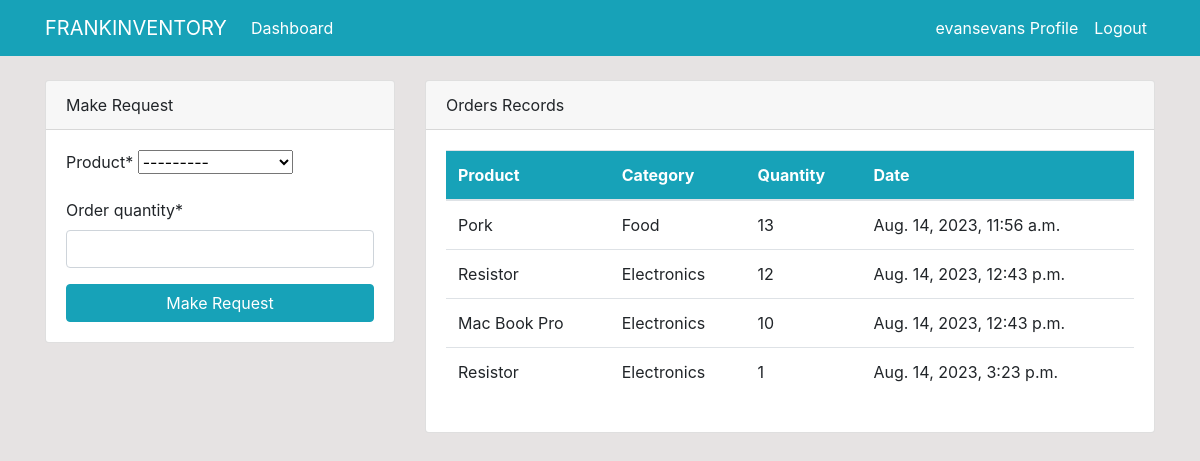
The page /dashboard/ (signed in) on the database its author committed.
### dashboard/models.py (models this page shows, shortened)
class Order(models.Model):
	product = models.ForeignKey(Product, on_delete=models.CASCADE, null=True)
	staff = models.ForeignKey(User, on_delete=models.CASCADE, null=True)
	order_quantity = models.PositiveIntegerField(null=True)
	date = models.DateTimeField(auto_now_add=True)

class Product(models.Model):
	name = models.CharField(max_length=100, null=True)
	category = models.CharField(max_length=20, choices=CATEGORY, null=True)
	quantity = models.PositiveIntegerField(null=True)
	class Meta:
		verbose_name_plural = 'Product'
	def __str__(self):
		return f'{self.name}-{self.quantity}'

### dashboard/views.py (the view)
# urls.py: path('dashboard/', views.index, name='dashboard-index'),
@login_required(login_url='user-login')
def index(request):
	orders = Order.objects.all()
	products = Product.objects.all()
	workers_count = User.objects.all().count()
	items_count = Product.objects.all().count()
	orders_count = Order.objects.all().count()
	if request.method == 'POST':
		form = OrderForm(request.POST)
		if form.is_valid():
			instance = form.save(commit=False) # we need to pause and associate a user
			instance.staff  = request.user
			instance.save()
			return redirect('dashboard-index')
	else:
		form = OrderForm()
	context = {
		'orders': orders,
		'form': form,
		'products':products,
		'workers_count': workers_count,
		'items_count': items_count,
		'orders_count': orders_count,
	}
	return render(request, 'dashboard/index.html', context)

### dashboard/forms.py
class OrderForm(forms.ModelForm):
	class Meta:
		model = Order
		fields = ['product', 'order_quantity']

### templates/dashboard/index.html (shortened to what this page needs)
{% extends 'partials/base.html' %}
{% block content %}
{% if user.is_authenticated and user.is_staff and user.is_superuser %}
{% include 'partials/topnav.html' %}
<div class='container'>
	<div class="row ">
	    <div class="col-md-6 my-4">
	        <div class="bg-white">
	            <div class="card-body">
	                <canvas id="myChart1" width="400" height="300"></canvas>
	                <script>
	                    var ctx = document.getElementById('myChart1').getContext('2d');
	                    var myChart1 = new Chart(ctx, {
	                        type: 'pie',
	                        data: {
	                            labels: [{% for order in orders %}  '{{order.product.name}}', {% endfor %}],
	                    datasets: [{
	                        label: 'Orders',
	                        data: [{% for order in orders %} {{order.order_quantity}}, {% endfor %}],
	                        backgroundColor: [
	                            'rgba(255, 99, 132, 1)',
	                            'rgba(54, 162, 235, 1)',
	                            'rgba(255, 206, 86, 1)',
	                            'rgba(75, 192, 192, 1)',
	                            'rgba(153, 102, 255, 1)',
	                            'rgba(255, 150, 64, 1)',
	                            'rgba(25, 99, 132, 1)',
	                            'rgba(54, 162, 235, 1)',
	                            'rgba(255, 26, 86, 1)',
	                            'rgba(175, 19, 19, 1)',
	                            'rgba(153, 12, 255, 1)',
	                            'rgba(25, 159, 64, 1)',
	                        ],
	                            borderColor: [
	                                'rgba(255, 99, 132, 1)',
	                                'rgba(54, 162, 235, 1)',
	                                'rgba(255, 206, 86, 1)',
	                                'rgba(75, 192, 192, 1)',
	                                'rgba(153, 102, 255, 1)',
	                                'rgba(255, 159, 64, 1)',
	                                'rgba(25, 99, 132, 1)',
	                            	'rgba(54, 162, 235, 1)',
	                            	'rgba(255, 26, 86, 1)',
	                            	'rgba(175, 19, 19, 1)',
	                            	'rgba(153, 12, 255, 1)',
	                            	'rgba(25, 159, 64, 1)',
	                            ],
	                                borderWidth: 1
	                    }]
	                        },
	                    options: {
	                        scales: {
	                            yAxes: [{
	                                ticks: {
	                                    beginAtZero: true
	                                }
	                            }]
	                        }
	                    }
	                    });
	                </script>
	            </div>
	        </div>
	    </div>
	    <div class="col-md-6 my-4">
	        <div class="bg-white">
	            <div class="card-body">
	                <canvas id="myChart" width="400" height="300"></canvas>
	                <script>
	                    var ctx = document.getElementById('myChart').getContext('2d');
	                    var myChart = new Chart(ctx, {
	                        type: 'bar',
	                        data: {
	                            labels:  [{% for product in products %} '{{product.name}}', {% endfor %}],
	                    datasets: [{
	                        label: 'Product',
	                        data: [{% for product in products %} {{product.quantity}}, {% endfor %}],
	                        backgroundColor: [
								'rgba(255, 99, 132, 1)',
	                            'rgba(54, 162, 235, 1)',
	                            'rgba(255, 206, 86, 1)',
	                            'rgba(75, 192, 192, 1)',
	                            'rgba(153, 102, 255, 1)',
	                            'rgba(255, 150, 64, 1)',
	                            'rgba(25, 99, 132, 1)',
	                            'rgba(54, 162, 235, 1)',
	                            'rgba(255, 26, 86, 1)',
	                            'rgba(255, 99, 132, 1)',
	                            'rgba(54, 162, 235, 1)',
	                            'rgba(255, 206, 86, 1)',
	                            'rgba(75, 192, 192, 1)',
	                            'rgba(153, 102, 255, 1)',
	                            'rgba(255, 159, 64, 1)',
	                        ],
	                            borderColor: [
								'rgba(255, 99, 132, 1)',
	                            'rgba(54, 162, 235, 1)',
	                            'rgba(255, 206, 86, 1)',
	                            'rgba(75, 192, 192, 1)',
	                            'rgba(153, 102, 255, 1)',
	                            'rgba(255, 150, 64, 1)',
	                            'rgba(25, 99, 132, 1)',
	                            'rgba(54, 162, 235, 1)',
	                            'rgba(255, 26, 86, 1)',
	                            'rgba(255, 99, 132, 1)',
	                            'rgba(54, 162, 235, 1)',
	                            'rgba(255, 206, 86, 1)',
	                            'rgba(75, 192, 192, 1)',
	                            'rgba(153, 102, 255, 1)'
	                            ],
	                                borderWidth: 1
	                    }]
	                        },
	                    options: {
	                        scales: {
	                            yAxes: [{
	                                ticks: {
	                                    beginAtZero: true
	                                }
	                            }]
	                        }
	                    }
	                    });
	                </script>
	            </div>
	        </div>
	    </div>
	</div>
</div>
{% else %}
	{% include 'dashboard/staff_index.html' %}
{% endif %}
{% endblock %}

### templates/partials/nav.html (shortened to what this page needs)
<nav class="navbar navbar-expand-lg navbar-info bg-info">
    <div class="container">
        {% if user.is_authenticated %}
        <a class="navbar-brand text-white" href="{% url 'dashboard-index' %}">FRANKINVENTORY</a>
        <div class="collapse navbar-collapse" id="navbarSupportedContent">
            <ul class="navbar-nav mr-auto">
                <li class="nav-item active">
                    <a class="nav-link text-white" href="{% url 'dashboard-index' %}">Dashboard </a>
                </li>
            </ul>
            <ul class="navbar-nav ml-auto">
                <li class="nav-item active">
                    <a class="nav-link text-white" href="{% url 'user-profile' %}"> {{user.username}} Profile
                        <span class="sr-only">(current)</span></a>
                </li>
                <li class="nav-item">
                    <a class="nav-link text-white" href="{% url 'user-logout' %}">Logout</a>
                </li>
            </ul>
        {% endif %}
        </div>
    </div>
</nav>

### templates/dashboard/staff_index.html (shortened to what this page needs)
{% load crispy_forms_tags %}
<div class="container">
    <div class="row mt-4">
        <div class="col-md-4">
            <div class="card">
                <div class="card-header">
                    Make Request
                </div>
                <div class="card-body">
                    <form method="POST">
                        {{ form|crispy }}
                        <input class="btn btn-info btn-block" type="submit" value="Make Request">
                    </form>
                </div>
            </div>
        </div>
        <div class="col-md-8">
            <div class="card">
                <div class="card-header">
                    Orders Records
                </div>
                <div class="card-body">
                    <table class="table bg-white">
                        <thead class="bg-info text-white">
                            <tr>
                                <th scope="col">Product</th>
                                <th scope="col">Category</th>
                                <th scope="col">Quantity</th>
                                <th scope="col">Date</th>
                            </tr>
                        </thead>
                        <tbody>
                            {% for ord_er in orders %}
                            {% if ord_er.staff == user %}
                            <tr>
                                <td>{{ord_er.product.name}}</td>
                                <td>{{ord_er.product.category}}</td>
                                <td>{{ord_er.order_quantity}}</td>
                                <td>{{ord_er.date}}</td>
                            </tr>
			                {% endif %}
                            {% endfor %}
                        </tbody>
                    </table>
                </div>
            </div>
        </div>
    </div>
</div>

### static/style.css (style rules this page uses)
body { background: rgb(230, 227, 227); }

### rows shown on the page
Order: product.name "Pork", product.category "Food", order_quantity "13", date "Aug. 14, 2023, 11:56 a.m."
Order: product.name "Resistor", product.category "Electronics", order_quantity "12", date "Aug. 14, 2023, 12:43 p.m."
Order: product.name "Mac Book Pro", product.category "Electronics", order_quantity "10", date "Aug. 14, 2023, 12:43 p.m."
Order: product.name "Resistor", product.category "Electronics", order_quantity "1", date "Aug. 14, 2023, 3:23 p.m."

### other values the page prints
{{ user.username }} "evansevans"
